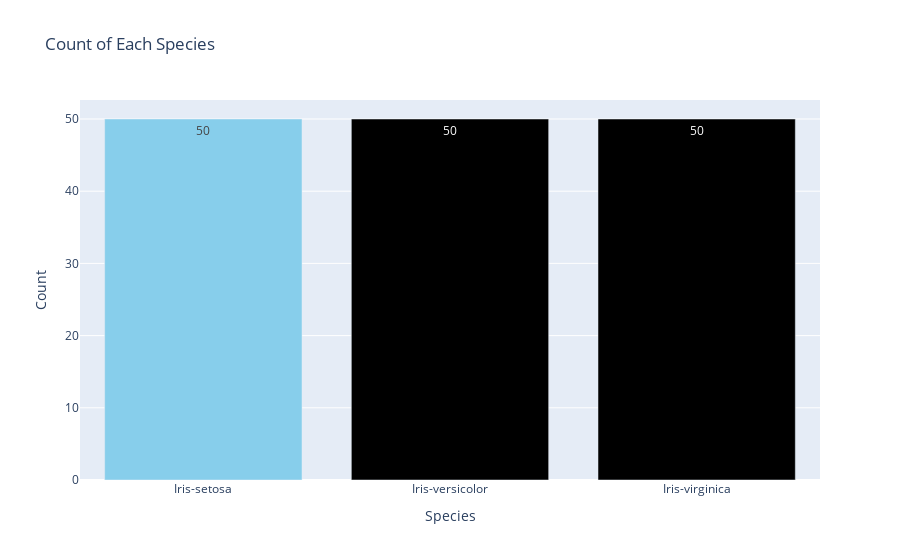

This figure's notebook cell:
### Markdown cell above
# Bar Graph of Species Count

### Code cell
species_counts = df['Species'].value_counts()

trace_bar = go.Bar(
    x=species_counts.index,
    y=species_counts.values,
    marker=dict(color=['skyblue']),
    text=species_counts.values,
    textposition='auto'
)

layout_bar = go.Layout(
    title='Count of Each Species',
    xaxis=dict(title='Species'),
    yaxis=dict(title='Count')
)

fig_bar = go.Figure(data=[trace_bar], layout=layout_bar)

# Display Bar Graph using iplot
iplot(fig_bar)

### Figure 1 — Plotly figure (JSON) as saved in the notebook; plotly's stock layout.template omitted (floating-point values rounded to 4 significant figures)
{"data": [{"marker": {"color": ["skyblue"]}, "text": [50, 50, 50], "textposition": "auto", "type": "bar", "x": ["Iris-setosa", "Iris-versicolor", "Iris-virginica"], "y": [50, 50, 50]}], "layout": {"title": {"text": "Count of Each Species"}, "xaxis": {"title": {"text": "Species"}}, "yaxis": {"title": {"text": "Count"}}}}
